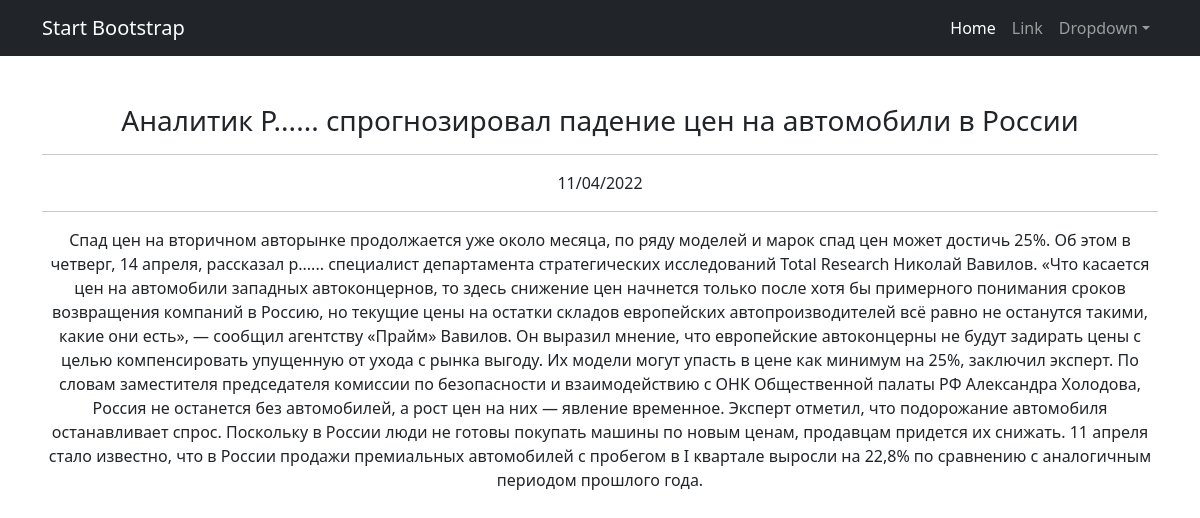
Screenshot of /news/1 with the database file from the repository.
### news/models.py (models this page shows, shortened)
class Post(models.Model):
    author = models.ForeignKey(Author, on_delete=models.CASCADE)
    timeAdding = models.DateTimeField(auto_now_add=True)
    title = models.CharField(max_length=128)
    NEWS = 'NW'
    ARTICLE = 'AR'
    CATEGORY_CHOICES = (
        (NEWS, 'Новость'),
        (ARTICLE, 'Статья'),
    )
    postType = models.CharField(max_length=2, choices=CATEGORY_CHOICES, default=NEWS)
    postCategory = models.ManyToManyField(Category, through='PostCategory')
    text = models.TextField()
    rating = models.SmallIntegerField(default=0)
    class Meta:
        verbose_name = 'Пост'
        verbose_name_plural = 'Посты'

### news/views.py (the view)
# urls.py: path('news/<int:pk>', PostDetail.as_view(), name='post_detail'),
class PostDetail(DetailView):
    model = Post
    template_name = 'post.html'
    context_object_name = 'post_detail'

### news/templatetags/custom_filters.py (called while the page is built)
@register.filter()
def censor(value):
    try:
        tmp_str = str(value)
        censor_dict = {
            'Редиска': 'Р......',
            'редиска': 'р......',
        }
        for i, j in censor_dict.items():
            tmp_str = tmp_str.replace(i, j)
        return tmp_str
    except:
        print('Ошибка!')

### templates/post.html (shortened to what this page needs)
{% extends 'flatpages/default.html' %}
{% load custom_filters %}
{% block content %}
    <td><h3>{{post_detail.title|censor}}</h3></td>
    <hr>
    <td>{{post_detail.timeAdding|date:'d/m/Y'}}</td>
    <hr>
    <td>{{post_detail.text|censor}}</td>
{% endblock content %}

### rows the page displays
Post: title|censor "Аналитик Р...... спрогнозировал падение цен на автомобили в России", timeAdding "11/04/2022", text|censor "Спад цен на вторичном авторынке продолжается уже около месяца, по ряду моделей и марок спад цен может достичь 25%. Об этом в четверг, 14 апреля, рассказал р...... специалист департамента стратегических исследований Total Research Николай Вавилов. «Что касается цен на автомобили западных автоконцернов, то здесь снижение цен начнется только после хотя бы примерного понимания сроков возвращения компаний в Россию, но текущие цены на остатки складов европейских автопроизводителей всё равно не останутся такими, какие они есть», — сообщил агентству «Прайм» Вавилов. Он выразил мнение, что европейские автоконцерны не будут задирать цены с целью компенсировать упущенную от ухода с рынка выгоду. Их…"
